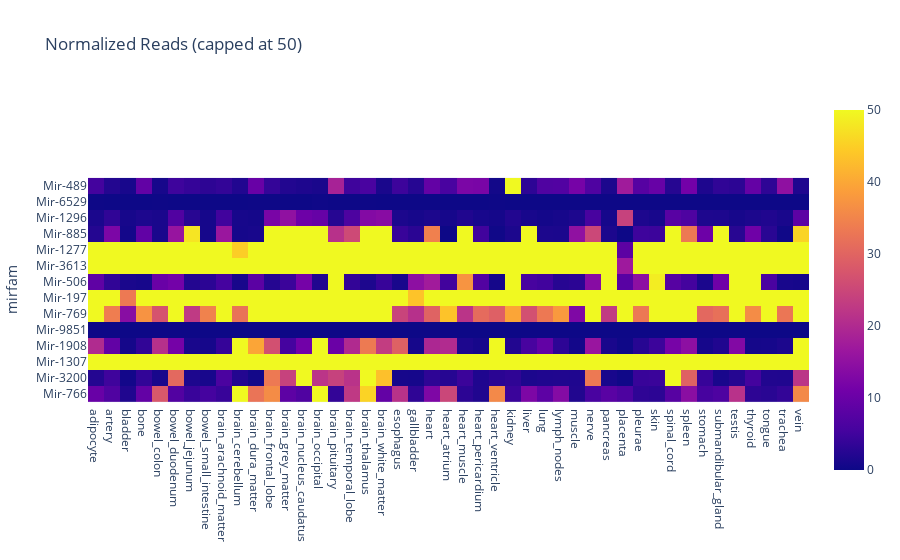
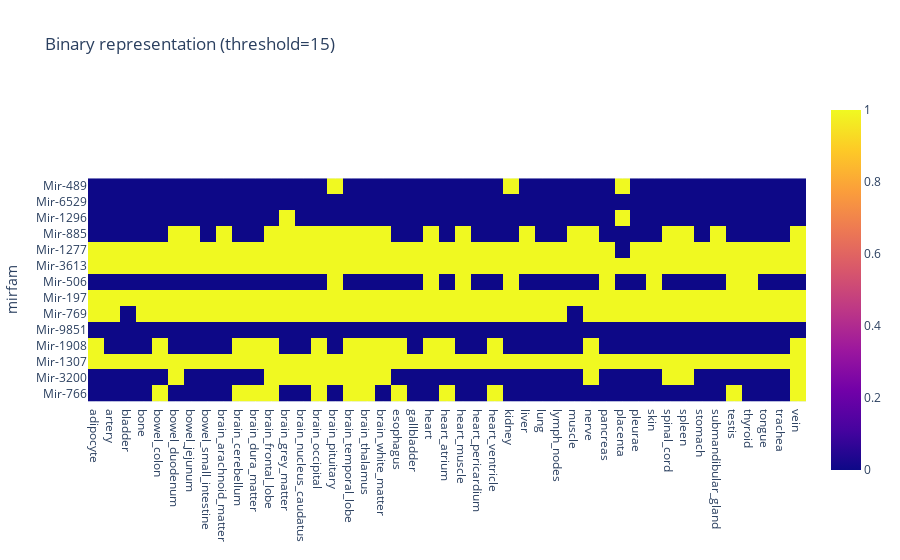

Write notebook code for charts like these, in order.
### Markdown cell above
## Output

### Code cell
mirna_tissue_coexpression(expression_path, binary, binary_read_cutoff, metric)

### Figure 1 — Plotly figure (JSON) as saved in the notebook; plotly's stock layout.template omitted (floating-point values rounded to 4 significant figures; data arrays with more than 128 entries replaced by an {"elided": "..."} marker saying what was removed)
{"data": [{"coloraxis": "coloraxis", "hovertemplate": "x: %{x}<br>mirfam: %{y}<br>color: %{z}<extra></extra>", "name": "0", "type": "heatmap", "x": ["adipocyte", "artery", "bladder", "bone", "bowel_colon", "bowel_duodenum", "bowel_jejunum", "bowel_small_intestine", "brain_arachnoid_matter", "brain_cerebellum", "brain_dura_matter", "brain_frontal_lobe", "brain_grey_matter", "brain_nucleus_caudatus", "brain_occipital", "brain_pituitary", "brain_temporal_lobe", "brain_thalamus", "brain_white_matter", "esophagus", "gallbladder", "heart", "heart_atrium", "heart_muscle", "heart_pericardium", "heart_ventricle", "kidney", "liver", "lung", "lymph_nodes", "muscle", "nerve", "pancreas", "placenta", "pleurae", "skin", "spinal_cord", "spleen", "stomach", "submandibular_gland", "testis", "thyroid", "tongue", "trachea", "vein"], "xaxis": "x", "y": ["Mir-489", "Mir-6529", "Mir-1296", "Mir-885", "Mir-1277", "Mir-3613", "Mir-506", "Mir-197", "Mir-769", "Mir-9851", "Mir-1908", "Mir-1307", "Mir-3200", "Mir-766"], "yaxis": "y", "z": {"elided": "14x45 float values"}}], "layout": {"coloraxis": {"cmax": 50, "cmin": 0, "colorscale": [[0, "#0d0887"], [0.1111, "#46039f"], [0.2222, "#7201a8"], [0.3333, "#9c179e"], [0.4444, "#bd3786"], [0.5556, "#d8576b"], [0.6667, "#ed7953"], [0.7778, "#fb9f3a"], [0.8889, "#fdca26"], [1, "#f0f921"]]}, "title": {"text": "Normalized Reads (capped at 50)"}, "xaxis": {"anchor": "y", "constrain": "domain", "domain": [0, 1], "scaleanchor": "y"}, "yaxis": {"anchor": "x", "autorange": "reversed", "constrain": "domain", "domain": [0, 1], "title": {"text": "mirfam"}}}}

### Figure 2 — Plotly figure (JSON) as saved in the notebook; plotly's stock layout.template omitted (floating-point values rounded to 4 significant figures; data arrays with more than 128 entries replaced by an {"elided": "..."} marker saying what was removed)
{"data": [{"coloraxis": "coloraxis", "hovertemplate": "x: %{x}<br>mirfam: %{y}<br>color: %{z}<extra></extra>", "name": "0", "type": "heatmap", "x": ["adipocyte", "artery", "bladder", "bone", "bowel_colon", "bowel_duodenum", "bowel_jejunum", "bowel_small_intestine", "brain_arachnoid_matter", "brain_cerebellum", "brain_dura_matter", "brain_frontal_lobe", "brain_grey_matter", "brain_nucleus_caudatus", "brain_occipital", "brain_pituitary", "brain_temporal_lobe", "brain_thalamus", "brain_white_matter", "esophagus", "gallbladder", "heart", "heart_atrium", "heart_muscle", "heart_pericardium", "heart_ventricle", "kidney", "liver", "lung", "lymph_nodes", "muscle", "nerve", "pancreas", "placenta", "pleurae", "skin", "spinal_cord", "spleen", "stomach", "submandibular_gland", "testis", "thyroid", "tongue", "trachea", "vein"], "xaxis": "x", "y": ["Mir-489", "Mir-6529", "Mir-1296", "Mir-885", "Mir-1277", "Mir-3613", "Mir-506", "Mir-197", "Mir-769", "Mir-9851", "Mir-1908", "Mir-1307", "Mir-3200", "Mir-766"], "yaxis": "y", "z": {"elided": "14x45 int values"}}], "layout": {"coloraxis": {"colorscale": [[0, "#0d0887"], [0.1111, "#46039f"], [0.2222, "#7201a8"], [0.3333, "#9c179e"], [0.4444, "#bd3786"], [0.5556, "#d8576b"], [0.6667, "#ed7953"], [0.7778, "#fb9f3a"], [0.8889, "#fdca26"], [1, "#f0f921"]]}, "title": {"text": "Binary representation (threshold=15)"}, "xaxis": {"anchor": "y", "constrain": "domain", "domain": [0, 1], "scaleanchor": "y"}, "yaxis": {"anchor": "x", "autorange": "reversed", "constrain": "domain", "domain": [0, 1], "title": {"text": "mirfam"}}}}
